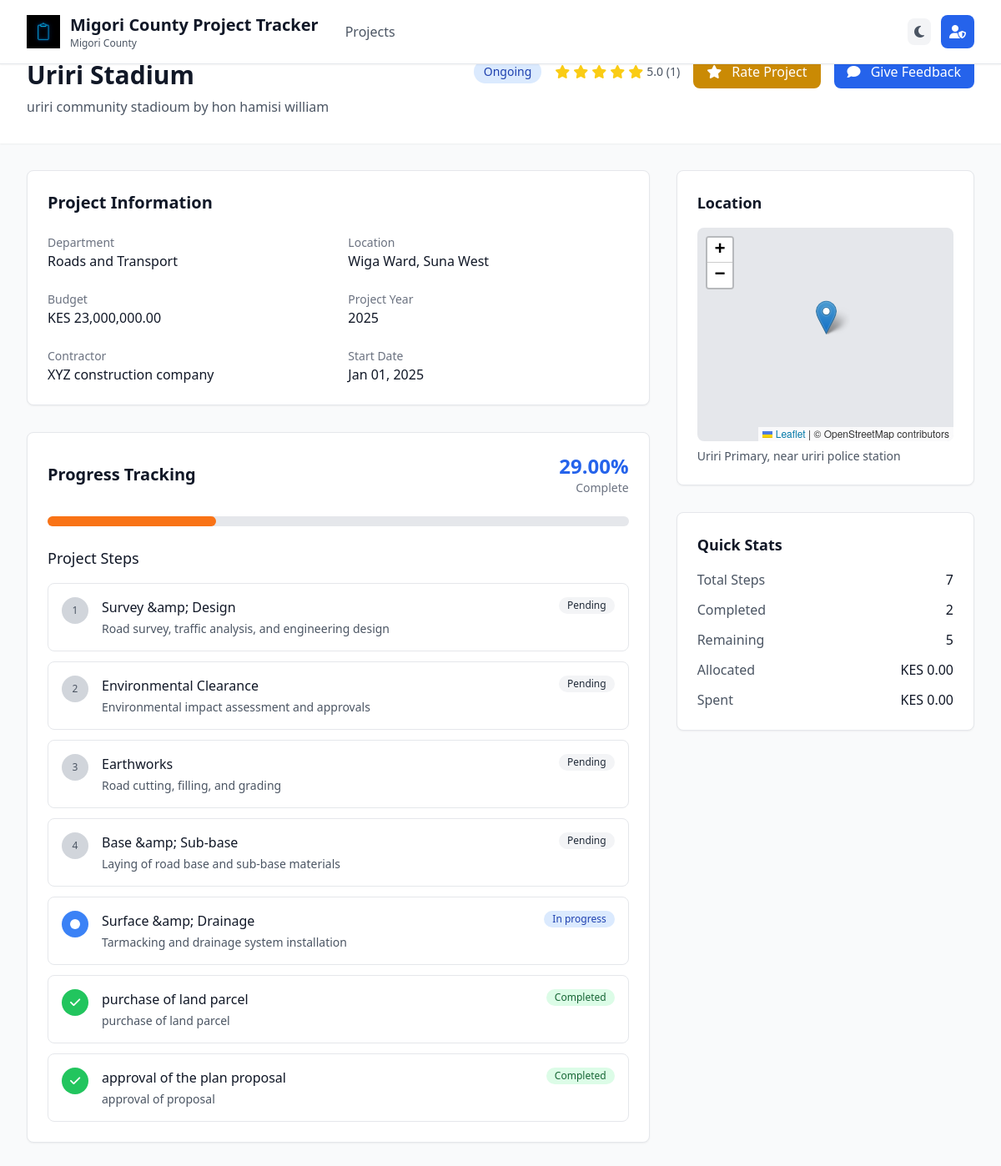
The page /project_details.php?id=6 on the database its author committed.
### tables this page shows
CREATE TABLE `projects` (
  `id` int(11) NOT NULL,
  `project_name` varchar(255) NOT NULL,
  `description` text DEFAULT NULL,
  `department_id` int(11) NOT NULL,
  `project_year` int(11) NOT NULL,
  `county_id` int(11) NOT NULL,
  `sub_county_id` int(11) NOT NULL,
  `ward_id` int(11) NOT NULL,
  `location_address` text DEFAULT NULL,
  `location_coordinates` varchar(100) DEFAULT NULL,
  `budget` decimal(15,2) NOT NULL,
  `allocated_budget` decimal(15,2) DEFAULT 0.00,
  `spent_budget` decimal(15,2) DEFAULT 0.00,
  `start_date` date DEFAULT NULL,
  `expected_completion_date` date DEFAULT NULL,
  `actual_completion_date` date DEFAULT NULL,
  `contractor_name` varchar(255) DEFAULT NULL,
  `contractor_contact` varchar(100) DEFAULT NULL,
  `status` enum('draft','ongoing','completed','suspended','cancelled') NOT NULL DEFAULT 'draft',
  `step_status` enum('awaiting','running','completed') DEFAULT 'awaiting',
  `progress_percentage` decimal(5,2) DEFAULT 0.00,
  `total_steps` int(11) DEFAULT 0,
  `completed_steps` int(11) DEFAULT 0,
  `created_by` int(11) DEFAULT NULL,
  `created_at` timestamp NOT NULL DEFAULT current_timestamp(),
  `updated_at` timestamp NOT NULL DEFAULT current_timestamp() ON UPDATE current_timestamp(),
  `average_rating` decimal(3,2) DEFAULT 5.00,
  `total_ratings` int(11) DEFAULT 0
);

CREATE TABLE `departments` (
  `id` int(11) NOT NULL,
  `name` varchar(100) NOT NULL,
  `description` text DEFAULT NULL,
  `created_at` timestamp NOT NULL DEFAULT current_timestamp()
);

CREATE TABLE `wards` (
  `id` int(11) NOT NULL,
  `name` varchar(100) NOT NULL,
  `sub_county_id` int(11) NOT NULL,
  `created_at` timestamp NOT NULL DEFAULT current_timestamp()
);

CREATE TABLE `sub_counties` (
  `id` int(11) NOT NULL,
  `name` varchar(100) NOT NULL,
  `county_id` int(11) NOT NULL,
  `created_at` timestamp NOT NULL DEFAULT current_timestamp()
);

CREATE TABLE `project_steps` (
  `id` int(11) NOT NULL,
  `project_id` int(11) NOT NULL,
  `step_number` int(11) NOT NULL,
  `step_name` varchar(255) NOT NULL,
  `description` text DEFAULT NULL,
  `status` enum('pending','in_progress','completed','skipped') DEFAULT 'pending',
  `start_date` date DEFAULT NULL,
  `expected_end_date` date DEFAULT NULL,
  `actual_end_date` date DEFAULT NULL,
  `notes` text DEFAULT NULL,
  `created_at` timestamp NOT NULL DEFAULT current_timestamp(),
  `updated_at` timestamp NOT NULL DEFAULT current_timestamp() ON UPDATE current_timestamp()
);

### project_details.php (the view, shortened to what the rows shown need)
<?php
require_once 'config.php';
require_once 'includes/functions.php';
$project_id = $_GET['id'] ?? 0;
$project = get_project_by_id($project_id);
$stmt = $pdo->prepare("SELECT * FROM project_steps WHERE project_id = ? ORDER BY step_number");
$stmt->execute([$project_id]);
$project_steps = $stmt->fetchAll();
$stmt = $pdo->prepare("SELECT allocated_budget, spent_budget FROM projects WHERE id = ?");
$stmt->execute([$project_id]);
$budget_info = $stmt->fetch();
include 'includes/header.php';
?>
<div class="min-h-screen bg-gray-50 dark:bg-gray-900">
    <div class="bg-white dark:bg-gray-800 shadow-sm">
        <div class="max-w-7xl mx-auto px-4 sm:px-6 lg:px-8 py-8">
            <div class="flex items-center justify-between">
                <div>
                    <nav class="flex mb-4" aria-label="Breadcrumb">
                        <ol class="flex items-center space-x-4">
                        </ol>
                    </nav>
                    <h1 class="text-3xl font-bold text-gray-900 dark:text-white"><?php echo htmlspecialchars($project['project_name']); ?></h1>
                    <p class="text-gray-600 dark:text-gray-400 mt-2"><?php echo htmlspecialchars($project['description']); ?></p>
                </div>
                <div class="flex items-center space-x-4">
                    <span class="inline-flex items-center px-3 py-1 rounded-full text-sm font-medium <?php echo get_status_badge_class($project['status']); ?>">
                        <?php echo ucfirst($project['status']); ?>
                    </span>
                    <div class="flex items-center space-x-2">
                        <?php echo generate_star_rating($project['average_rating'], $project['total_ratings']); ?>
                    </div>
                    <button onclick="toggleRatingForm()" class="bg-yellow-600 hover:bg-yellow-700 text-white px-4 py-2 rounded-lg transition-colors">
                        <i class="fas fa-star mr-2"></i>
                        Rate Project
                    </button>
                    <button onclick="toggleFeedbackForm()" class="bg-blue-600 hover:bg-blue-700 text-white px-4 py-2 rounded-lg transition-colors">
                        <i class="fas fa-comment mr-2"></i>
                        Give Feedback
                    </button>
                </div>
            </div>
        </div>
    </div>
    <div class="max-w-7xl mx-auto px-4 sm:px-6 lg:px-8 py-8">
        <div class="grid grid-cols-1 lg:grid-cols-3 gap-8">
            <div class="lg:col-span-2 space-y-8">
                <div class="bg-white dark:bg-gray-800 rounded-lg shadow-sm border border-gray-200 dark:border-gray-700 p-6">
                    <h2 class="text-xl font-semibold text-gray-900 dark:text-white mb-6">Project Information</h2>
                    <div class="grid grid-cols-1 md:grid-cols-2 gap-6">
                        <div>
                            <label class="block text-sm font-medium text-gray-500 dark:text-gray-400">Department</label>
                            <p class="text-gray-900 dark:text-white"><?php echo htmlspecialchars($project['department_name']); ?></p>
                        </div>
                        <div>
                            <label class="block text-sm font-medium text-gray-500 dark:text-gray-400">Location</label>
                            <p class="text-gray-900 dark:text-white"><?php echo htmlspecialchars($project['ward_name'] . ', ' . $project['sub_county_name']); ?></p>
                        </div>
                        <div>
                            <label class="block text-sm font-medium text-gray-500 dark:text-gray-400">Budget</label>
                            <p class="text-gray-900 dark:text-white"><?php echo format_currency($project['budget']); ?></p>
                        </div>
                        <div>
                            <label class="block text-sm font-medium text-gray-500 dark:text-gray-400">Project Year</label>
                            <p class="text-gray-900 dark:text-white"><?php echo $project['project_year']; ?></p>
                        </div>
                        <?php if ($project['contractor_name']): ?>
                        <div>
                            <label class="block text-sm font-medium text-gray-500 dark:text-gray-400">Contractor</label>
                            <p class="text-gray-900 dark:text-white"><?php echo htmlspecialchars($project['contractor_name']); ?></p>
                        </div>
                        <?php endif; ?>
                        <?php if ($project['start_date']): ?>
                        <div>
                            <label class="block text-sm font-medium text-gray-500 dark:text-gray-400">Start Date</label>
                            <p class="text-gray-900 dark:text-white"><?php echo format_date($project['start_date']); ?></p>
                        </div>
                        <?php endif; ?>
                    </div>
                </div>
                <div class="bg-white dark:bg-gray-800 rounded-lg shadow-sm border border-gray-200 dark:border-gray-700 p-6">
                    <div class="flex items-center justify-between mb-6">
                        <h2 class="text-xl font-semibold text-gray-900 dark:text-white">Progress Tracking</h2>
                        <div class="text-right">
                            <div class="text-2xl font-bold text-blue-600 dark:text-blue-400"><?php echo $project['progress_percentage']; ?>%</div>
                            <div class="text-sm text-gray-500 dark:text-gray-400">Complete</div>
                        </div>
                    </div>
                    <?php if (!empty($project_steps)): ?>
                    <div class="space-y-4">
                        <div class="space-y-3">
                            <?php foreach ($project_steps as $step): ?>
                            <div class="flex items-start space-x-4 p-4 border border-gray-200 dark:border-gray-600 rounded-lg">
                                <div class="flex-shrink-0">
                                    <?php if ($step['status'] === 'completed'): ?>
                                        <div class="w-8 h-8 bg-green-500 rounded-full flex items-center justify-center">
                                            <i class="fas fa-check text-white text-sm"></i>
                                        </div>
                                    <?php elseif ($step['status'] === 'in_progress'): ?>
                                        <div class="w-8 h-8 bg-blue-500 rounded-full flex items-center justify-center">
                                            <div class="w-3 h-3 bg-white rounded-full animate-pulse"></div>
                                        </div>
                                    <?php else: ?>
                                        <div class="w-8 h-8 bg-gray-300 dark:bg-gray-600 rounded-full flex items-center justify-center">
                                            <span class="text-xs font-medium text-gray-600 dark:text-gray-300"><?php echo $step['step_number']; ?></span>
                                        </div>
                                    <?php endif; ?>
                                </div>
                                <div class="flex-1">
                                    <h4 class="font-medium text-gray-900 dark:text-white"><?php echo htmlspecialchars($step['step_name']); ?></h4>
                                    <?php if ($step['description']): ?>
                                        <p class="text-sm text-gray-600 dark:text-gray-400 mt-1"><?php echo htmlspecialchars($step['description']); ?></p>
                                    <?php endif; ?>
                                </div>
                                <div class="flex-shrink-0">
                                    <span class="inline-flex items-center px-2.5 py-0.5 rounded-full text-xs font-medium
                                        <?php echo $step['status'] === 'completed' ? 'bg-green-100 text-green-800 dark:bg-green-900 dark:text-green-300' :
                                                  ($step['status'] === 'in_progress' ? 'bg-blue-100 text-blue-800 dark:bg-blue-900 dark:text-blue-300' :
                                                   'bg-gray-100 text-gray-800 dark:bg-gray-900 dark:text-gray-300'); ?>">
                                        <?php echo ucfirst(str_replace('_', ' ', $step['status'])); ?>
                                    </span>
                                </div>
                            </div>
                            <?php endforeach; ?>
                        </div>
                    </div>
                    <?php endif; ?>
                </div>
            </div>
            <div class="space-y-8">
                <?php if ($project['location_coordinates']): ?>
                <div class="bg-white dark:bg-gray-800 rounded-lg shadow-sm border border-gray-200 dark:border-gray-700 p-6">
                    <h3 class="text-lg font-semibold text-gray-900 dark:text-white mb-4">Location</h3>
                    <div id="projectMap" class="h-64 bg-gray-200 dark:bg-gray-700 rounded-lg"></div>
                    <p class="text-sm text-gray-600 dark:text-gray-400 mt-2">
                        <?php echo htmlspecialchars($project['location_address'] ?: 'Location coordinates: ' . $project['location_coordinates']); ?>
                    </p>
                </div>
                <?php endif; ?>
                <div class="bg-white dark:bg-gray-800 rounded-lg shadow-sm border border-gray-200 dark:border-gray-700 p-6">
                    <div class="space-y-3">
                        <?php if ($budget_info && $budget_info['allocated_budget']): ?>
                        <div class="flex justify-between">
                            <span class="text-gray-600 dark:text-gray-400">Allocated</span>
                            <span class="font-medium text-gray-900 dark:text-white"><?php echo format_currency($budget_info['allocated_budget']); ?></span>
                        </div>
                        <?php endif; ?>
                        <?php if ($budget_info && $budget_info['spent_budget']): ?>
                        <div class="flex justify-between">
                            <span class="text-gray-600 dark:text-gray-400">Spent</span>
                            <span class="font-medium text-gray-900 dark:text-white"><?php echo format_currency($budget_info['spent_budget']); ?></span>
                        </div>
                        <?php endif; ?>
                    </div>
                </div>
            </div>
        </div>
    </div>
</div>
<?php include 'includes/footer.php'; ?>

### includes/functions.php (shortened to what the rows shown need)
<?php
require_once __DIR__ . '/../config.php';
function format_currency($amount) {
    return 'KES ' . number_format($amount, 2);
}
function format_date($date) {
    return date('M d, Y', strtotime($date));
}
function get_status_badge_class($status) {
    $classes = [
        'draft' => 'bg-gray-100 text-gray-800 dark:bg-gray-900 dark:text-gray-300',
        'planning' => 'bg-yellow-100 text-yellow-800 dark:bg-yellow-900 dark:text-yellow-300',
        'ongoing' => 'bg-blue-100 text-blue-800 dark:bg-blue-900 dark:text-blue-300',
        'completed' => 'bg-green-100 text-green-800 dark:bg-green-900 dark:text-green-300',
        'suspended' => 'bg-orange-100 text-orange-800 dark:bg-orange-900 dark:text-orange-300',
        'cancelled' => 'bg-red-100 text-red-800 dark:bg-red-900 dark:text-red-300'
    ];
    return $classes[$status] ?? 'bg-gray-100 text-gray-800 dark:bg-gray-900 dark:text-gray-300';
}
function get_project_by_id($id) {
    global $pdo;
    $sql = "SELECT p.*, d.name as department_name, w.name as ward_name,
                   sc.name as sub_county_name, c.name as county_name
            FROM projects p
            JOIN departments d ON p.department_id = d.id
            JOIN wards w ON p.ward_id = w.id
            JOIN sub_counties sc ON p.sub_county_id = sc.id
            JOIN counties c ON p.county_id = c.id
            WHERE p.id = ?";
    $stmt = $pdo->prepare($sql);
    $stmt->execute([$id]);
    return $stmt->fetch();
}
function generate_star_rating($rating, $total_ratings = 0, $show_count = true) {
    $stars = '';
    $full_stars = floor($rating);
    $half_star = ($rating - $full_stars) >= 0.5;
    $empty_stars = 5 - $full_stars - ($half_star ? 1 : 0);
    for ($i = 0; $i < $full_stars; $i++) {
        $stars .= '<i class="fas fa-star text-yellow-400"></i>';
    }
    for ($i = 0; $i < $empty_stars; $i++) {
        $stars .= '<i class="far fa-star text-gray-300 dark:text-gray-600"></i>';
    }
    $count_text = $show_count ? " ({$total_ratings})" : '';
    return "<div class=\"flex items-center space-x-1\">
                <div class=\"flex space-x-1\">{$stars}</div>
                <span class=\"text-sm text-gray-600 dark:text-gray-400\">" . number_format($rating, 1) . "{$count_text}</span>
            </div>";
}
?>

### rows shown on the page
projects: project_name "Uriri Stadium", description "uriri community stadioum by hon hamisi william", status "Ongoing", average_rating "5.0", total_ratings "(1)", department.name "Roads and Transport", ward.name "Wiga Ward, Suna West", budget "KES 23,000,000.00", project_year "2025", contractor_name "XYZ construction company", start_date "Jan 01, 2025", progress_percentage "29.00", location_address "Uriri Primary, near uriri police station", allocated_budget "KES 0.00", spent_budget "KES 0.00"
project_steps: step_number "1", step_name "Survey &amp; Design", description "Road survey, traffic analysis, and engineering design", status "Pending"
project_steps: step_number "2", step_name "Environmental Clearance", description "Environmental impact assessment and approvals", status "Pending"
project_steps: step_number "3", step_name "Earthworks", description "Road cutting, filling, and grading", status "Pending"
project_steps: step_number "4", step_name "Base &amp; Sub-base", description "Laying of road base and sub-base materials", status "Pending"
project_steps: step_name "Surface &amp; Drainage", description "Tarmacking and drainage system installation", status "In progress"
project_steps: step_name "purchase of land parcel", description "purchase of land parcel", status "Completed"
project_steps: step_name "approval of the plan proposal", description "approval of proposal", status "Completed"

### other values the page prints
APP_NAME "Migori County Project Tracker"
$total_steps_count "7"
$completed_steps_count "2"
$total_steps_count - $completed_steps_count "5"
